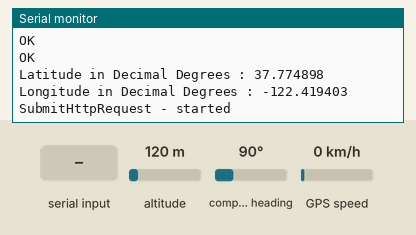
Simulated run of this sketch. Board: Arduino Uno, built with avr-gcc and run on an emulated ATmega328P. Parts: the last lines printed to the serial monitor. The inputs (shaded band) are chosen by the test bench; at power-on: altitude 120 m, GPS speed 0 km/h, compass heading 90°. The GPS gets a fix after 3 s at 37.7749, -122.4194 with 8 satellites; the modem accepts every AT command (registered, SIM ready, sends succeed) and sends nothing else.

Above: at 6.5 s.
6.6 s: altitude set to 20 m
At 10.8 s:
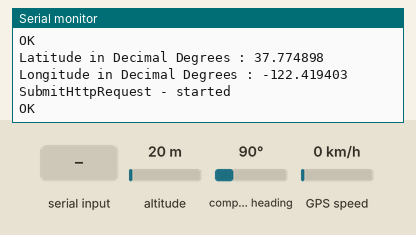
18.0 s: "1" received over the second serial link
At 19.5 s:
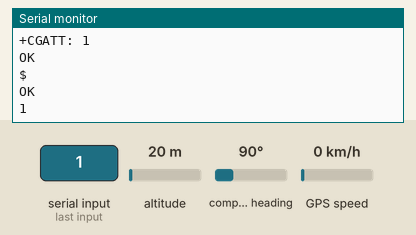
20.3 s: "0" received over the second serial link
At 21.5 s:
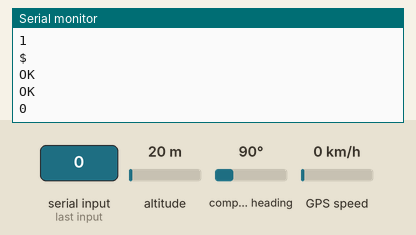
34.3 s: GPS speed set to 118 km/h
At 42.1 s:
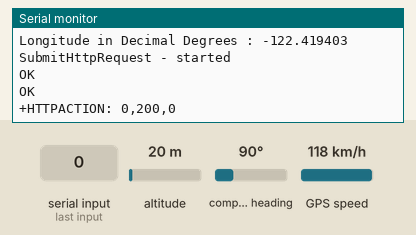

Measured:
- after the input at 18.0 s, the serial monitor: prints a new line after 0.80 s (image 2)
- after the input at 20.3 s, the serial monitor: prints a new line after 0.55 s (image 3)

The sketch:

GPS_Code.ino
```cpp
#include <SoftwareSerial.h>
#include <TinyGPS++.h>

SoftwareSerial SIM900(3, 5);
SoftwareSerial GPS(7, 8);

TinyGPSPlus gps;

double latitude;
double longitude;

void setup() {
  SIM900.begin(9600);
  Serial.begin(9600);
  GPS.begin(9600);
  Serial.println("power up" );
  setupConn();
}

void loop()
{
        GPS.listen();

        smartDelay(1000);

        bool valid;
        latitude = gps.location.lat();
        valid = gps.location.isValid();
        longitude = gps.location.lng();
        if (!valid){
          Serial.print("Latitude : ");
          Serial.println("*****");
          Serial.print("Longitude : ");
          Serial.println("*****");
        }
        else{
          Serial.print("Latitude in Decimal Degrees : ");
          Serial.println(latitude, 6);
          Serial.print("Longitude in Decimal Degrees : ");
          Serial.println(longitude, 6);
          Serial.println("SubmitHttpRequest - started" );
          SubmitHttpRequest();
          Serial.println("SubmitHttpRequest - finished" );
        }
}

void setupConn(){
  SIM900.listen();
  delay(1000);
  SIM900.println("AT+CSQ");
  delay(100);
  ShowSerialData();

  SIM900.println("AT+CGATT?");
  delay(100);
  ShowSerialData();

  SIM900.println("AT+SAPBR=3,1,\"CONTYPE\",\"GPRS\"");
  delay(1000);
  ShowSerialData();

  SIM900.println("AT+SAPBR=3,1,\"APN\",\"CMNET\"");
  delay(1000);
  ShowSerialData();

  SIM900.println("AT+SAPBR=1,1");
  delay(1000);
  ShowSerialData();

  SIM900.println("AT+HTTPINIT");
  delay(1000);
  ShowSerialData();

}


void SubmitHttpRequest()
{

  SIM900.listen();
  delay(1000);
  SIM900.write("AT+HTTPPARA=\"URL\",\"prasanthdondeti.000webhostapp.com/index.php?lat=");
  SIM900.print(String(latitude,7));
  SIM900.write("&lon=");
  SIM900.print(String(longitude,7));
  SIM900.write("\"\r\n");
  delay(3000);
  ShowSerialData();

  SIM900.println("AT+HTTPACTION=0");
  delay(3000);
  while(!SIM900.available());
  ShowSerialData();

  SIM900.println("AT+HTTPREAD");
  delay(3000);
  ShowSerialData();

}

void ShowSerialData()
{
  while(SIM900.available()!=0)
    Serial.write(char(SIM900.read()));
  Serial.println();
}


static void smartDelay(unsigned long ms){
  unsigned long start = millis();
  do{
    while (GPS.available())
      gps.encode(GPS.read());
  } while (millis() - start < ms);
}
```
